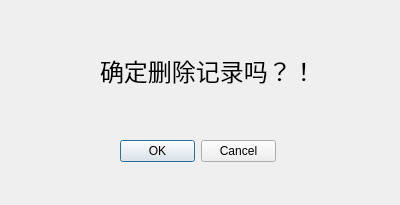
<?xml version="1.0" encoding="UTF-8"?>
<ui version="4.0">
 <class>Dialog</class>
 <widget class="QDialog" name="Dialog">
  <property name="geometry">
   <rect>
    <x>0</x>
    <y>0</y>
    <width>400</width>
    <height>205</height>
   </rect>
  </property>
  <property name="windowTitle">
   <string>Dialog</string>
  </property>
  <widget class="QDialogButtonBox" name="buttonBox">
   <property name="geometry">
    <rect>
     <x>120</x>
     <y>140</y>
     <width>156</width>
     <height>23</height>
    </rect>
   </property>
   <property name="standardButtons">
    <set>QDialogButtonBox::Cancel|QDialogButtonBox::Ok</set>
   </property>
  </widget>
  <widget class="QLabel" name="label">
   <property name="geometry">
    <rect>
     <x>100</x>
     <y>50</y>
     <width>221</width>
     <height>41</height>
    </rect>
   </property>
   <property name="font">
    <font>
     <pointsize>18</pointsize>
    </font>
   </property>
   <property name="text">
    <string>确定删除记录吗？！</string>
   </property>
  </widget>
 </widget>
 <resources/>
 <connections/>
</ui>
